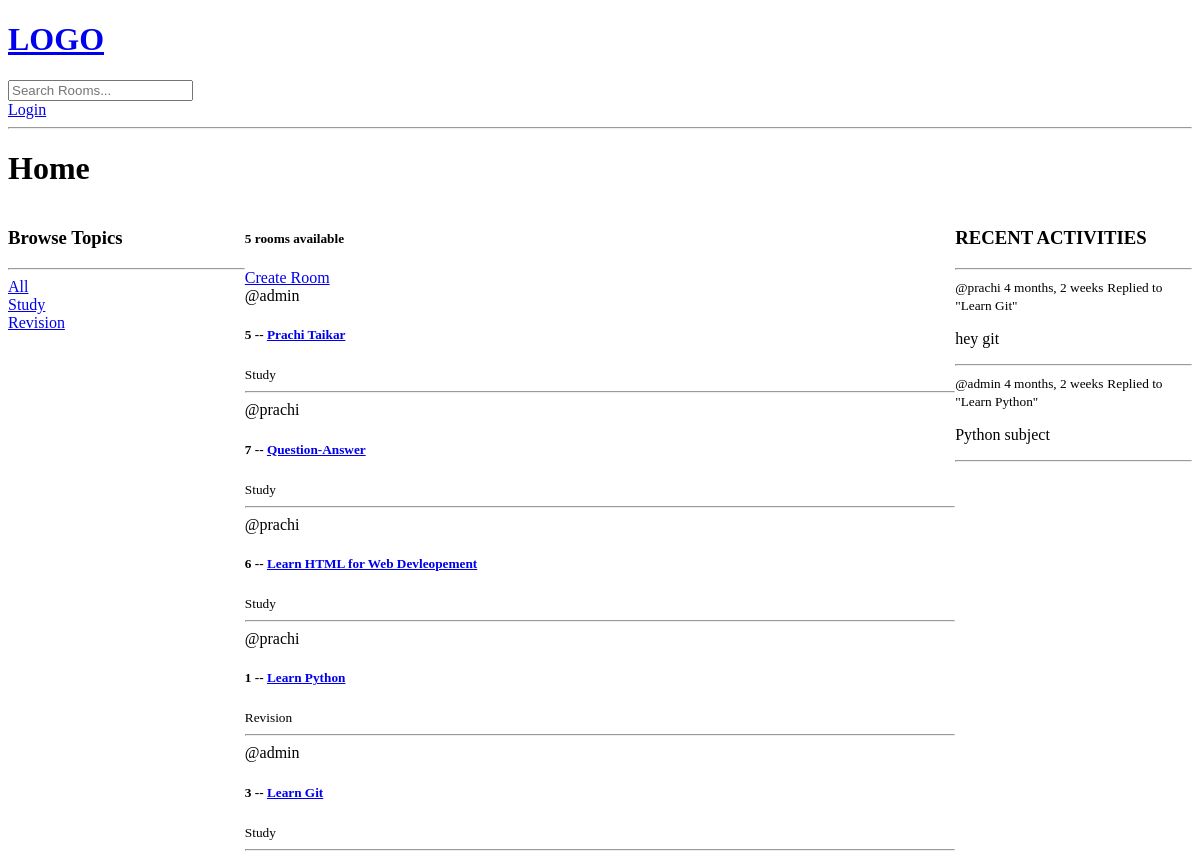
The app's page /, older data.
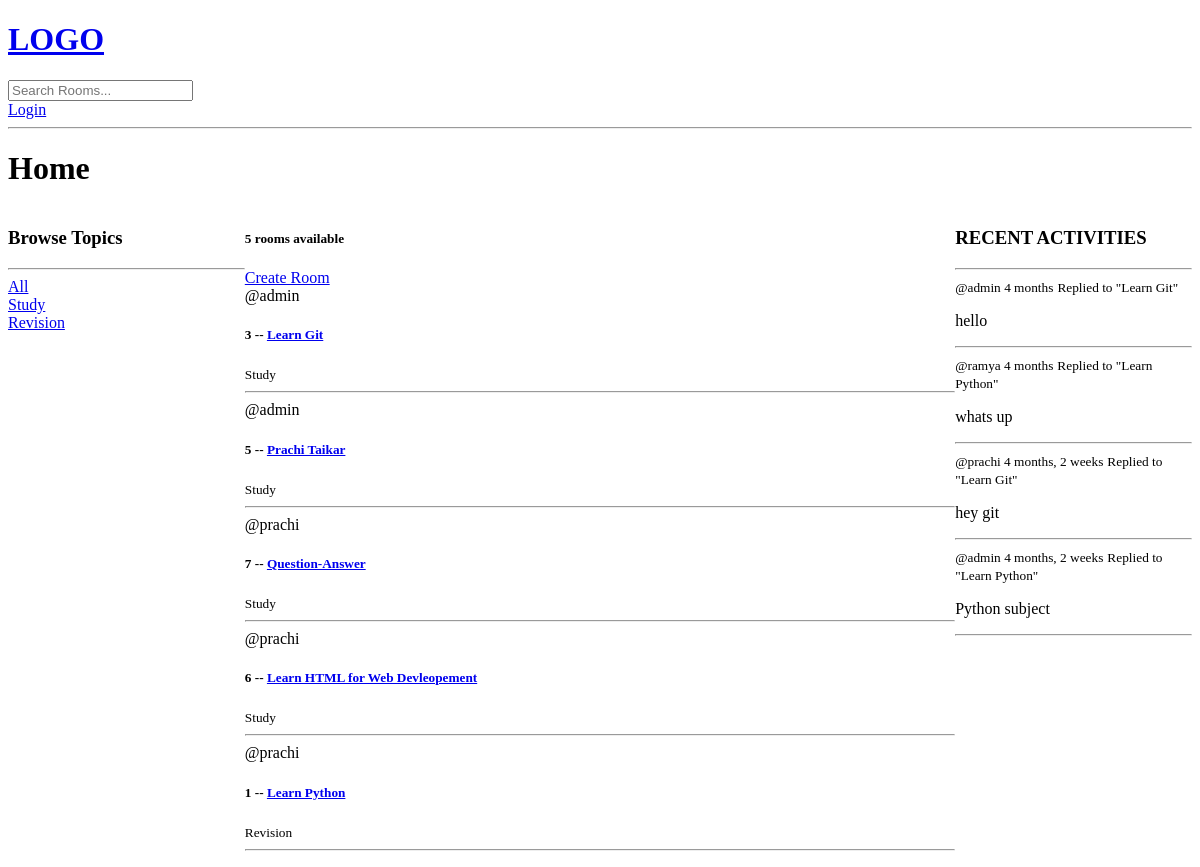
The same page, newer data.
### base/models.py (models this page shows, shortened)
class Topic(models.Model):
    name = models.CharField(max_length = 200)

class Room(models.Model):
    host = models.ForeignKey(User, on_delete =  models.SET_NULL, null = True)
    topic = models.ForeignKey(Topic, on_delete =  models.SET_NULL, null = True)
    name = models.CharField(max_length = 200)
    description = models.TextField(null = True, blank = True)
    participants = models.ManyToManyField(User, related_name ='participants', blank= True )
    updated = models.DateTimeField(auto_now = True)
    created = models.DateTimeField(auto_now_add = True)
    class Meta:
        ordering = ['-updated', '-created']
    def __str__(self):
        return self.name

class Message(models.Model):
    user = models.ForeignKey(User, on_delete = models.CASCADE)
    room = models.ForeignKey(Room, on_delete = models.CASCADE)
    body = models.TextField()
    updated = models.DateTimeField(auto_now = True)
    created = models.DateTimeField(auto_now_add = True)
    class Meta:
        ordering = ['-updated', '-created']
    def __str__(self):
        return self.body[0:50]

### base/views.py (the view)
# urls.py: path('', views.home, name = "home"),
def home(request):
    q = request.GET.get('q') if request.GET.get('q') != None else ''
    rooms = Room.objects.filter(
        Q(topic__name__icontains=q) |
        Q(name__icontains=q) |
        Q(description__icontains=q)
        )
    topics = Topic.objects.all()
    room_count = rooms.count()
    room_messages = Message.objects.filter(Q(room__topic__name__icontains=q))
    context = { 'rooms': rooms, 'topics': topics, 'room_count': room_count, 'room_messages': room_messages}
    return render(request, 'base/home.html', context)

### base/templates/base/home.html (shortened to what this page needs)
{% extends 'main.html' %}
{% block content %}
<h1>Home</h1>
    <div class="home-container">
        <div>
            {% include 'base/topics_component.html' %}
        </div>
        <div>
            <h5>{{room_count}} rooms available</h5>
            <a href="{% url 'create-room' %}">Create Room</a>
                <div>
                {% include 'base/feed_component.html' %}
                </div>
        </div>
        <div>
            {% include 'base/activity_component.html' %}
        </div>
    </div>
{% endblock content %}

### base/templates/base/topics_component.html
<h3>Browse Topics</h3>
<hr />
<div>
  <a href="{% url 'home' %}?q={{topic.name}}">All</a>
</div>
{% for topic in topics %}
<div>
  <a href="{% url 'home' %}?q={{topic.name}}">{{topic.name}}</a>
</div>
{% endfor %}

### base/templates/base/feed_component.html (shortened to what this page needs)
{% for room in rooms %}
<div>
  <span> @{{room.host.username}} </span>
  <h5>
    {{room.id}} -- <a href="{% url 'room' room.id  %}"> {{room.name}} </a>
  </h5>
  <small> {{room.topic.name}} </small>
  <hr />
</div>
{% endfor %}

### base/templates/base/activity_component.html (shortened to what this page needs)
<h3>RECENT ACTIVITIES</h3>
<hr />
{% for message in room_messages %}
<div>
  <small> @{{message.user}} {{message.created|timesince}}</small>
  <small> Replied to "{{message.room}}" </small>
  <p>{{message}}</p>
  <hr />
</div>
{% endfor %}

Row changes from the older to the newer data that the page shows:
changed Room "Learn Git": moves up the list
added Message: user "admin", created "4 months", room "Learn Git", body "hello"
added Message: user "ramya", created "4 months", room "Learn Python", body "whats up"
